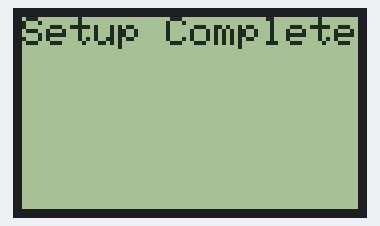
Recording of a sketch running on a simulated Arduino Uno, built with avr-gcc and run on an emulated ATmega328P. On the bench: 84×48 one-colour display.

Above: at 0.1 s.
At 5.15 s:
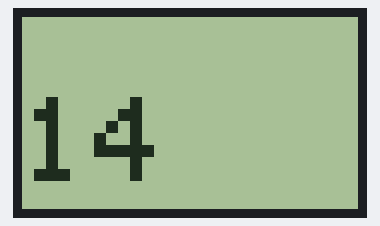
At 10.05 s:
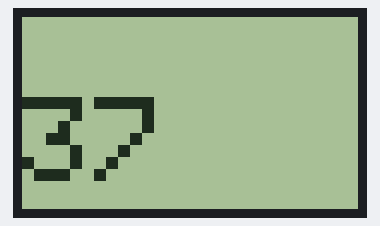
At 19.87 s:
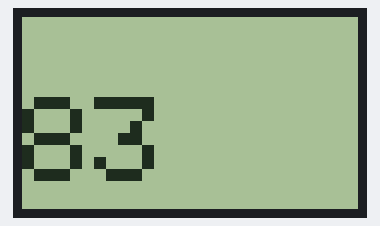
At 29.69 s:
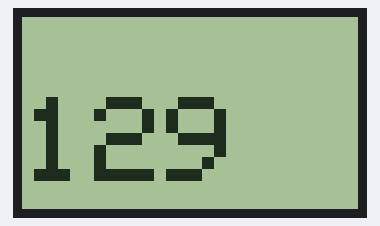
At 39.73 s:
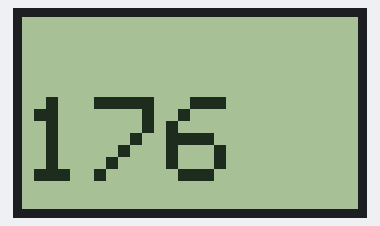

The sketch:

Nokia-5110D-LCD-Test.ino
```cpp
/*
 IR distance sensor using Sharp GP2Y0A21YK0F Analog Distance Sensor
 The sensor is hooked to A0 and returns a votage reading inversely proportional to the distance to an object
 Note that readings under 10CM and over 70CM are mostly invalid
 I purchaed on eBay in 2017 for US $3.38 (includes shipping from China)
 https://www.ebay.com/itm/202121681621
 EBay Sample:  https://www.ebay.com/itm/GP2Y0A21YK0F-Sharp-IR-Analog-Distance-Sensor-Distance-10-80CM-Free-Cable/202121681621?ssPageName=STRK%3AMEBIDX%3AIT&_trksid=p2057872.m2749.l2649
 pin 7 - Serial clock out (SCLK)
 pin 6 - Serial data out (DIN)
 pin 5 - Data/Command select (D/C)
 pin 4 - LCD chip select (CS) - note you can hard-wire this to GND
 pin 3 - LCD reset (RST)
*/

#include <SPI.h>
#include <Adafruit_GFX.h>
#include <Adafruit_PCD8544.h>

Adafruit_PCD8544 display = Adafruit_PCD8544(7, 6, 5, 4, 3);
int loop_counter=0;

void setup() {
  display.begin();
  // init done

  // you can change the contrast around to adapt the display
  // for the best viewing!
  display.setContrast(45);
  display.clearDisplay();   // clears the screen and buffer

  display.setTextSize(1);
  display.setTextColor(BLACK);
  display.setCursor(0,0);
  display.println("Setup Complete");
  display.display();
  delay(2000); // wait 2 seconds
}

void loop () {
  display.clearDisplay();
   display.setTextSize(3);
  display.setCursor(0,20);
  display.println(loop_counter);
  display.display();
  delay(200);
  loop_counter++;
}
```
